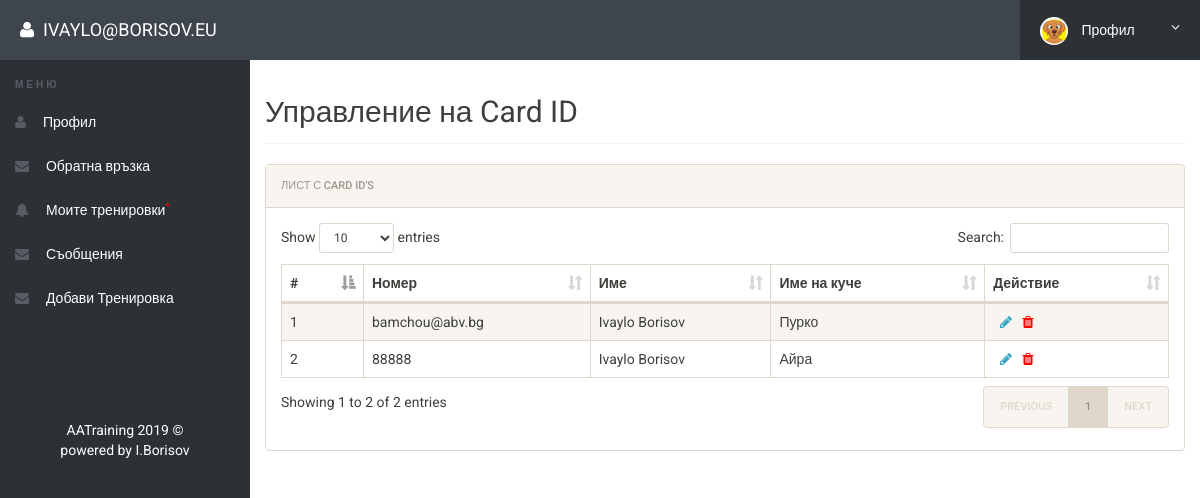
The app's page /admin/edit_cardid.php (signed in) with its own data.
### tables this page shows
CREATE TABLE `cards` (
  `id` int(11) NOT NULL,
  `number` varchar(255) NOT NULL,
  `name` varchar(255) NOT NULL,
  `dog` varchar(255) NOT NULL
);

### admin/edit_cardid.php (the view, shortened to what this page needs)
<?php
include('includes/config.php');
if(strlen($_SESSION['alogin'])==0)
	{
header('location:index.php');
}
else{
 ?>
<!doctype html>
<html lang="en" class="no-js">
<head>
    <link rel="stylesheet" href="css/font-awesome.min.css">
    <link rel="stylesheet" href="css/bootstrap.min.css">
    <link rel="stylesheet" href="css/dataTables.bootstrap.min.css">
    <link rel="stylesheet" href="css/bootstrap-social.css">
    <link rel="stylesheet" href="css/bootstrap-select.css">
    <link rel="stylesheet" href="css/fileinput.min.css">
    <link rel="stylesheet" href="css/awesome-bootstrap-checkbox.css">
    <link rel="stylesheet" href="css/style.css">
</head>
<body>
    <?php include('includes/header.php');?>
    <div class="ts-main-content">
        <?php include('includes/leftbar.php');?>
        <div class="content-wrapper">
            <div class="container-fluid">
                <div class="row">
                    <div class="col-md-12">
                        <h2 class="page-title">Управление на Card ID</h2>
                        <div class="panel panel-default">
                            <div class="panel-heading">Лист с Card ID's</div>
                            <div class="panel-body">
                                <table id="zctb" class="display table table-striped table-bordered table-hover" cellspacing="0" width="100%">
                                    <thead>
                                        <tr>
                                            <th>#</th>
                                            <th>Номер</th>
                                            <th>Име</th>
                                            <th>Име на куче</th>
											<th>Действие</th>
                                        </tr>
                                    </thead>
                                    <tbody>
                                        <?php $sql = "SELECT * from  cards ";
$query = $dbh -> prepare($sql);
$query->execute();
$results=$query->fetchAll(PDO::FETCH_OBJ);
$cnt=1;
if($query->rowCount() > 0)
{
foreach($results as $result)
{				?>
                                        <tr>
                                            <td><?php echo htmlentities($cnt);?></td>
                                            <td><?php echo htmlentities($result->number);?></td>
                                            <td><?php echo htmlentities($result->name);?></td>
                                            <td><?php echo htmlentities($result->dog);?></td>
                                            <td>
                                                <a href="edit-card.php?edit=<?php echo $result->id;?>" onclick="return confirm('Наистина ли искаш да редактираш?');">&nbsp; <i class="fa fa-pencil"></i></a>&nbsp;&nbsp;
                                                <a href="edit_cardid.php?del=<?php echo $result->id;?>&name=<?php echo htmlentities($result->number);?>" onclick="return confirm('Наистина ли искаш да изтриеш потребителя?');"><i class="fa fa-trash" style="color:red"></i></a>&nbsp;&nbsp;
                                            </td>
                                        </tr>
                                        <?php $cnt=$cnt+1; }} ?>
                                    </tbody>
                                </table>
                            </div>
                        </div>
                    </div>
                </div>
            </div>
        </div>
    </div>
</body>
</html>
<?php } ?>

### css/style.css (style rules this page uses)
html { font-size: 14px; }
@media only screen and (min-width: 480px) { html { font-size: 17px; } }
@media only screen and (min-width: 768px) { html { font-size: 14px; } }
body { font-size: 1em; }
a { color: #37a6c4; }
.panel { overflow: hidden; }
.page-title { padding-bottom: 15px; margin-bottom: 20px; border-bottom: 1px solid #f0f0f0; }
.ts-main-content .content-wrapper { padding-top: 15px; margin-top: 60px; }
@media only screen and (min-width: 992px) { .ts-main-content .content-wrapper { margin-left: 250px; } }

### records on screen
cards: number "bamchou@abv.bg", name "Ivaylo Borisov", dog "Пурко"
cards: number "88888", name "Ivaylo Borisov", dog "Айра"

### other values on screen
$_SESSION['alogin'] "IVAYLO@BORISOV.EU"
